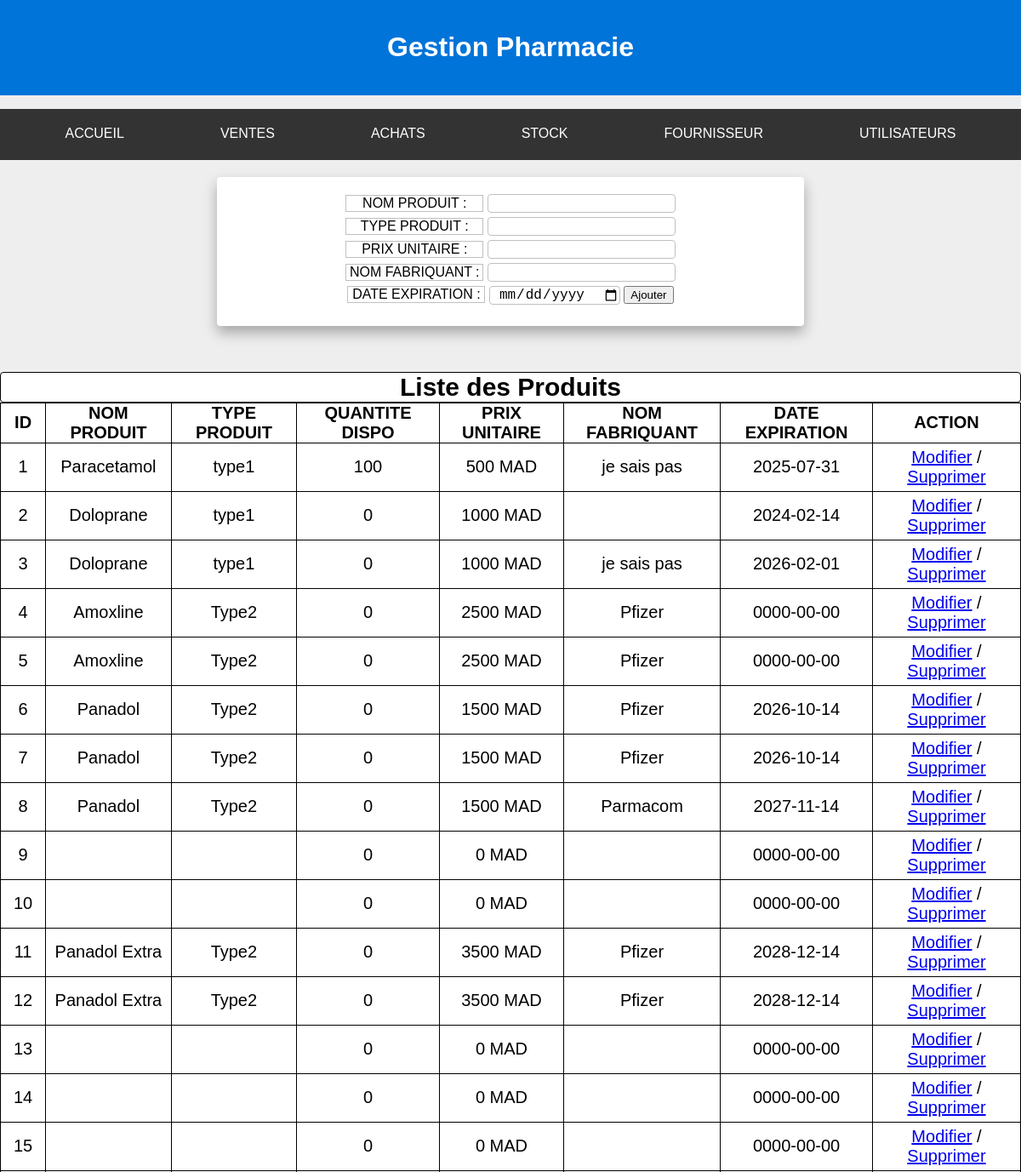
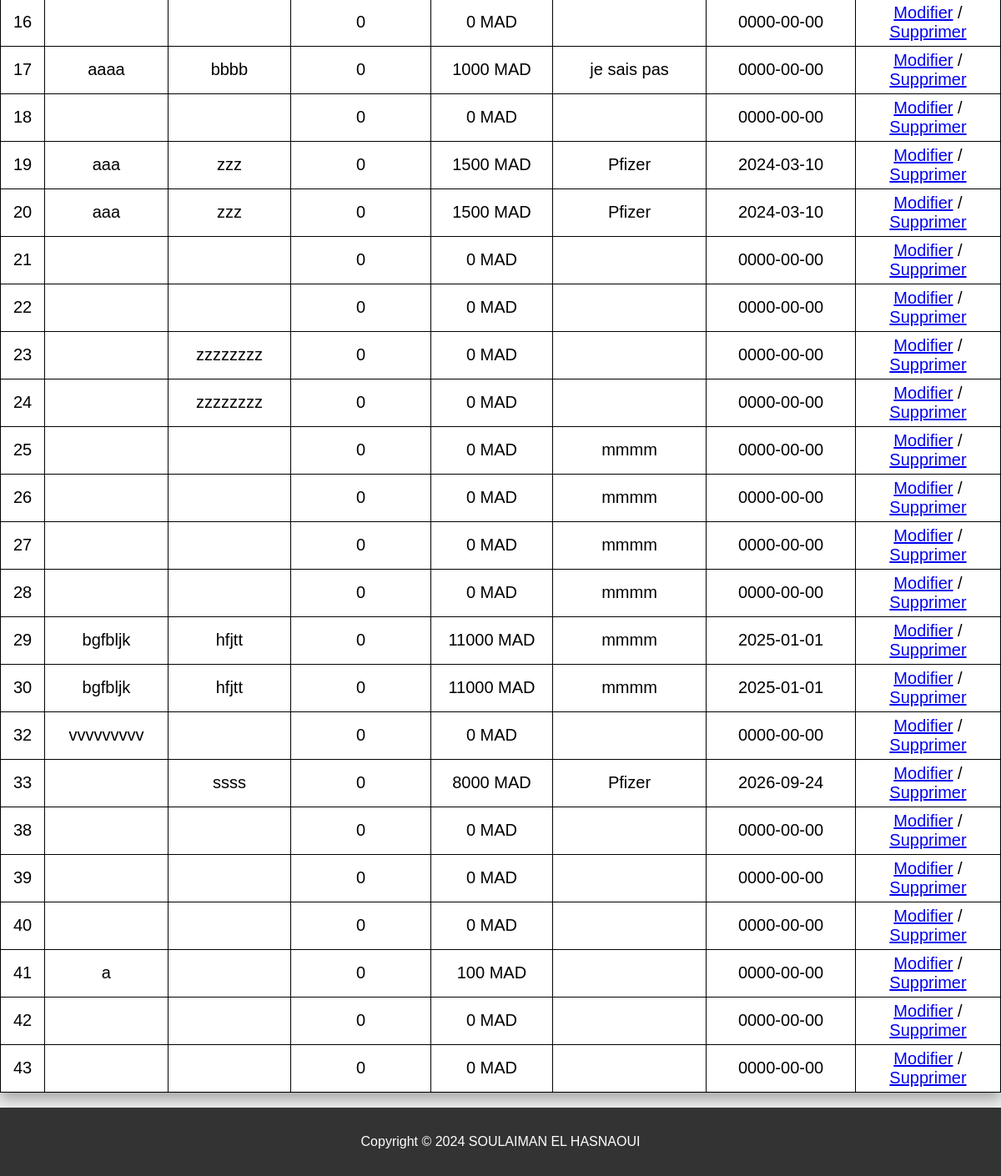
/produits.php, run on the app's committed database (2 pictures, top to bottom).
### tables this page shows
CREATE TABLE `produits` (
  `id` int(11) NOT NULL,
  `nom_prod` varchar(50) NOT NULL,
  `type_prod` varchar(50) NOT NULL,
  `quantite_dispo` int(11) NOT NULL,
  `prix_unit` int(11) NOT NULL,
  `nom_fabriquant` varchar(50) NOT NULL,
  `date_exp` date NOT NULL
);

### produits.php (the view, shortened to what this page needs)
<!DOCTYPE html>
<html lang="fr">
<head>
    <link rel="stylesheet" href="style.css">
</head>
<body>
    <?php
        require_once(__DIR__ . "/connexion_bdd.php");
        require_once(__DIR__ . "/header.php");
        $reqSlct = "SELECT * FROM produits";
        $selection = $bdd -> prepare($reqSlct);
        $selection -> execute();
        $produits = $selection -> fetchAll();
    ?>
    <div class="container" style="margin-top: 20px;">
        <form action="traitement/insert_prod.php" method="POST">
            <div class="group">
                <label for="nom_prod">NOM PRODUIT :</label>
                <input type="text" name="nom_prod" id="nom_prod" class="formInput">
            </div>
            <div class="group">
                <label for="type_prod">TYPE PRODUIT :</label>
                <input type="text" name="type_prod" id="type_prod" class="formInput">
            </div>
            <div class="group">
                <label for="prix_unit">PRIX UNITAIRE :</label>
                <input type="number" name="prix_unit" id="prix_unit" class="formInput">
            </div>
            <div class="group">
                <label for="nom_fabriquant">NOM FABRIQUANT :</label>
                <input type="text" name="nom_fabriquant" id="nom_fabriquant" class="formInput">
            </div>
            <div class="group">
                <label for="date_exp">DATE EXPIRATION :</label>
                <input type="date" name="date_exp" id="date_exp" class="formInput" >
                <input type="submit" name="ajout" id="submit" class="button" value="Ajouter"><br>
            </div>
        </form>
    </div> <br><br><br>
    <table class="">
        <caption>Liste des Produits</caption>
       <thead>
            <th>&nbsp;&nbsp;ID&nbsp;&nbsp;</th>
            <th>NOM PRODUIT</th>
            <th>TYPE PRODUIT</th>
            <th>QUANTITE DISPO</th>
            <th>PRIX UNITAIRE</th>
            <th>NOM FABRIQUANT</th>
            <th>DATE EXPIRATION</th>
            <th>ACTION</th>
       </thead>
            <?php
                foreach($produits as $produit):
            ?>
       <tbody>
            <tr>
                <td><?php echo $produit['id']; ?></td>
                <td><?php echo $produit['nom_prod']; ?></td>
                <td><?php echo $produit['type_prod']; ?></td>
                <td><?php echo $produit['quantite_dispo']; ?></td>
                <td><?php echo $produit['prix_unit']." MAD"; ?></td>
                <td><?php echo $produit['nom_fabriquant']; ?></td>
                <td><?php echo $produit['date_exp']; ?></td>
                <td><a href="traitement/update_prod.php?id=<?php echo $produit['id']; ?>">Modifier</a>  / <a href="traitement/delete_prod.php?id=<?php echo $produit['id']; ?>">Supprimer</a></td>
            </tr>
        </tbody>
        <?php endforeach; ?>
    </table><br>
    <?php
        require_once(__DIR__ . "/footer.php");
    ?>
</body>
</html>

### style.css (style rules this page uses)
body { font-family: Arial, sans-serif; margin: 0; padding: 0; }
.tableauVente th,td { text-align: center; padding: 5px; }
body { background: #eee; font-family: Arial, sans-serif; margin: 0; padding: 0; }
table { margin: auto; font-size: 20px; background: white; border-radius: 4px; box-shadow: 0 8px 16px rgba(0, 0, 0, .3); border-collapse: collapse; }
caption { font-size: 20px; background: white; border-radius: 4px; border-collapse: collapse; }
th { padding: 0 5px 0 5px; border: 1px solid black; text-align: center; }
th, td, caption { border: 1px solid black; text-align: center; }
caption { font-size: 30px; font-weight: bold; }
.container { margin: auto; margin-top: 75px; text-align: center; width: 650px; max-width: 90%; height: 100%; padding: 20px; background: white; border-radius: 4px; box-shadow: 0 8px 16px rgba(0, 0, 0, .3); }
.container form { margin: 0 130px 0 130px; }
.container form .formInput { background: white; border-radius: 4px; border: 1px solid silver; padding-left: 10px; font-size: 16px; }
.container form div label { border: 1px solid silver; display: inline-block; width: 160px; }

### produits.php (style rules this page uses)
.group { margin-bottom: 5px; }

### data on the page
produits: id "1", nom_prod "Paracetamol", type_prod "type1", quantite_dispo "100", prix_unit "500", nom_fabriquant "je sais pas", date_exp "2025-07-31"
produits: id "2", nom_prod "Doloprane", type_prod "type1", quantite_dispo "0", prix_unit "1000", date_exp "2024-02-14"
produits: id "3", nom_prod "Doloprane", type_prod "type1", quantite_dispo "0", prix_unit "1000", nom_fabriquant "je sais pas", date_exp "2026-02-01"
produits: id "4", nom_prod "Amoxline", type_prod "Type2", quantite_dispo "0", prix_unit "2500", nom_fabriquant "Pfizer", date_exp "0000-00-00"
produits: id "5", nom_prod "Amoxline", type_prod "Type2", quantite_dispo "0", prix_unit "2500", nom_fabriquant "Pfizer", date_exp "0000-00-00"
produits: id "6", nom_prod "Panadol", type_prod "Type2", quantite_dispo "0", prix_unit "1500", nom_fabriquant "Pfizer", date_exp "2026-10-14"
produits: id "7", nom_prod "Panadol", type_prod "Type2", quantite_dispo "0", prix_unit "1500", nom_fabriquant "Pfizer", date_exp "2026-10-14"
produits: id "8", nom_prod "Panadol", type_prod "Type2", quantite_dispo "0", prix_unit "1500", nom_fabriquant "Parmacom", date_exp "2027-11-14"
produits: id "9", quantite_dispo "0", prix_unit "0", date_exp "0000-00-00"
produits: id "10", quantite_dispo "0", prix_unit "0", date_exp "0000-00-00"
produits: id "11", nom_prod "Panadol Extra", type_prod "Type2", quantite_dispo "0", prix_unit "3500", nom_fabriquant "Pfizer", date_exp "2028-12-14"
produits: id "12", nom_prod "Panadol Extra", type_prod "Type2", quantite_dispo "0", prix_unit "3500", nom_fabriquant "Pfizer", date_exp "2028-12-14"
produits: id "13", quantite_dispo "0", prix_unit "0", date_exp "0000-00-00"
produits: id "14", quantite_dispo "0", prix_unit "0", date_exp "0000-00-00"
produits: id "15", quantite_dispo "0", prix_unit "0", date_exp "0000-00-00"
produits: id "16", quantite_dispo "0", prix_unit "0", date_exp "0000-00-00"
produits: id "17", nom_prod "aaaa", type_prod "bbbb", quantite_dispo "0", prix_unit "1000", nom_fabriquant "je sais pas", date_exp "0000-00-00"
produits: id "18", quantite_dispo "0", prix_unit "0", date_exp "0000-00-00"
produits: id "19", nom_prod "aaa", type_prod "zzz", quantite_dispo "0", prix_unit "1500", nom_fabriquant "Pfizer", date_exp "2024-03-10"
produits: id "20", nom_prod "aaa", type_prod "zzz", quantite_dispo "0", prix_unit "1500", nom_fabriquant "Pfizer", date_exp "2024-03-10"
produits: id "21", quantite_dispo "0", prix_unit "0", date_exp "0000-00-00"
produits: id "22", quantite_dispo "0", prix_unit "0", date_exp "0000-00-00"
produits: id "23", type_prod "zzzzzzzz", quantite_dispo "0", prix_unit "0", date_exp "0000-00-00"
produits: id "24", type_prod "zzzzzzzz", quantite_dispo "0", prix_unit "0", date_exp "0000-00-00"
produits: id "25", quantite_dispo "0", prix_unit "0", nom_fabriquant "mmmm", date_exp "0000-00-00"
produits: id "26", quantite_dispo "0", prix_unit "0", nom_fabriquant "mmmm", date_exp "0000-00-00"
produits: id "27", quantite_dispo "0", prix_unit "0", nom_fabriquant "mmmm", date_exp "0000-00-00"
produits: id "28", quantite_dispo "0", prix_unit "0", nom_fabriquant "mmmm", date_exp "0000-00-00"
produits: id "29", nom_prod "bgfbljk", type_prod "hfjtt", quantite_dispo "0", prix_unit "11000", nom_fabriquant "mmmm", date_exp "2025-01-01"
produits: id "30", nom_prod "bgfbljk", type_prod "hfjtt", quantite_dispo "0", prix_unit "11000", nom_fabriquant "mmmm", date_exp "2025-01-01"
produits: id "32", nom_prod "vvvvvvvvv", quantite_dispo "0", prix_unit "0", date_exp "0000-00-00"
produits: id "33", type_prod "ssss", quantite_dispo "0", prix_unit "8000", nom_fabriquant "Pfizer", date_exp "2026-09-24"
produits: id "38", quantite_dispo "0", prix_unit "0", date_exp "0000-00-00"
produits: id "39", quantite_dispo "0", prix_unit "0", date_exp "0000-00-00"
produits: id "40", quantite_dispo "0", prix_unit "0", date_exp "0000-00-00"
produits: id "41", nom_prod "a", quantite_dispo "0", prix_unit "100", date_exp "0000-00-00"
produits: id "42", quantite_dispo "0", prix_unit "0", date_exp "0000-00-00"
produits: id "43", quantite_dispo "0", prix_unit "0", date_exp "0000-00-00"
